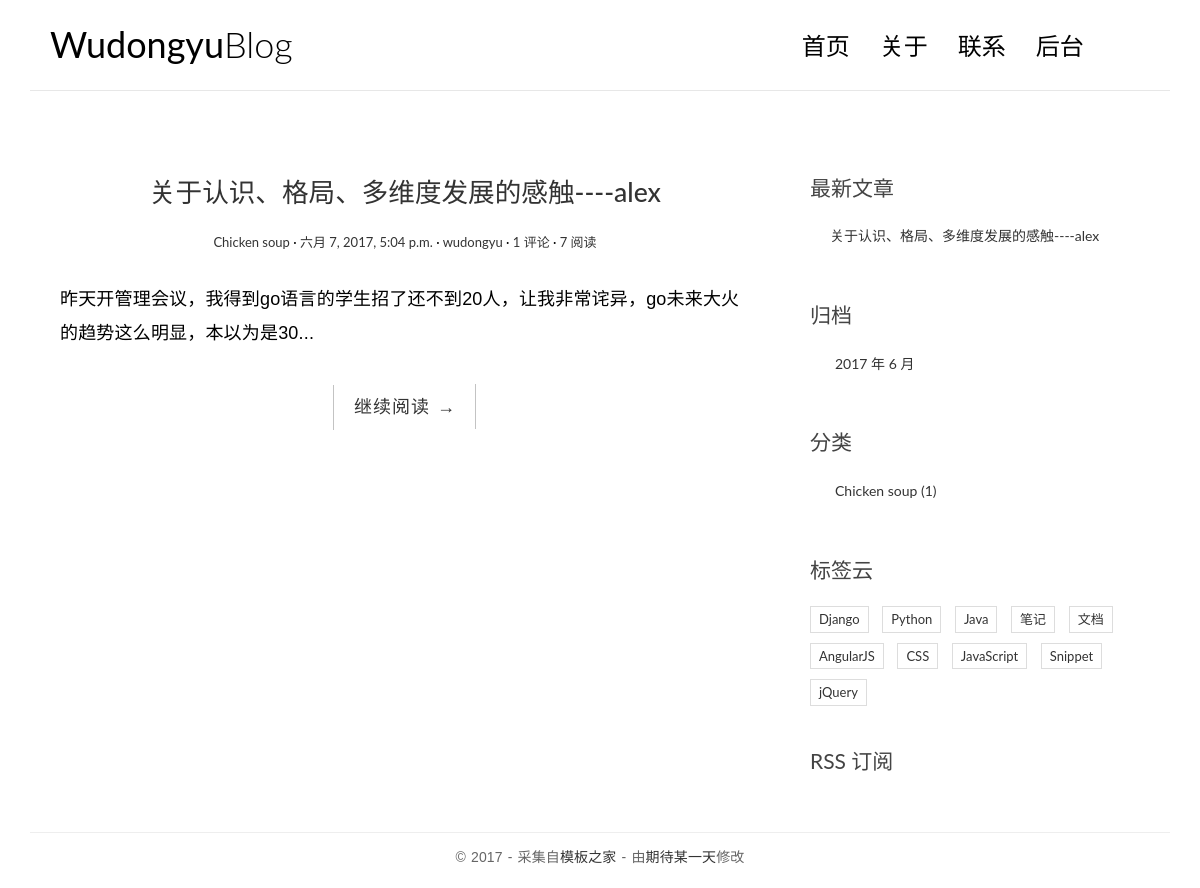
The page / on the database its author committed.
### blog/models.py (models this page shows, shortened)
@python_2_unicode_compatible
class Post(models.Model):
    title = models.CharField(max_length=70)
    body = models.TextField()
    created_time = models.DateTimeField()
    modified_time = models.DateTimeField()
    excerpt = models.CharField(max_length=200, blank=True)
    views = models.PositiveIntegerField(default=0)
    category = models.ForeignKey(Category)#一对多
    tags = models.ManyToManyField(Tag, blank=True)#多对多
    author = models.ForeignKey(User)
    def get_absolute_url(self):
        return reverse('blog:detail', kwargs={'pk': self.pk})
    class Meta:
        ordering = ['-created_time']

@python_2_unicode_compatible
class Category(models.Model):
    name = models.CharField(max_length=100)

### blog/views.py (the view, shortened to what this page needs)
# urls.py: url(r'^$', views.IndexView.as_view(), name='index'),
class IndexView(ListView):
    model = Post
    template_name = 'blog/index.html'
    context_object_name = 'post_list'
    paginate_by = 5
    def get_context_data(self, **kwargs):
        context = super().get_context_data(**kwargs)
        paginator = context.get('paginator')
        page = context.get('page_obj')
        is_paginated = context.get('is_paginated')
        pagination_data = self.pagination_data(paginator, page, is_paginated)
        context.update(pagination_data)
        return context
    def pagination_data(self, paginator, page, is_paginated):
        if not is_paginated:
            return {}

### blog/templatetags/blog_tags.py (called while the page is built)
@register.simple_tag
def get_recent_posts(num=5):
    return Post.objects.all()[:num]

@register.simple_tag
def archives():
    return Post.objects.dates('created_time', 'month', order='DESC')

@register.simple_tag
def get_categories():
    return Category.objects.annotate(num_posts=Count('post')).filter(num_posts__gt=0)

### templates/blog/index.html (shortened to what this page needs)
{% extends 'base.html' %}
{% block main %}
    {% for post in post_list %}
        <article class="post post-{{ post.pk }}">
            <header class="entry-header">
                <h1 class="entry-title">
                    <a href="{{ post.get_absolute_url }}">{{ post.title }}</a>
                </h1>
                <div class="entry-meta">
                    <span class="post-category">
                        <a href="{% url 'blog:category' post.category.pk %}">{{ post.category.name }}</a></span>
                    <span class="post-date"><a href="#"><time class="entry-date"
                                                              datetime="{{ post.created_time }}">{{ post.created_time }}</time></a></span>
                    <span class="post-author"><a href="#">{{ post.author }}</a></span>
                    <span class="comments-link">
                        <a href="{{ post.get_absolute_url }}#comment-area">{{ post.comment_set.count }} 评论</a></span>
                    <span class="views-count"><a href="{{ post.get_absolute_url }}">{{ post.views }} 阅读</a></span>
                </div>
            </header>
            <div class="entry-content clearfix">
                <p>{{ post.excerpt }}...</p>
                <div class="read-more cl-effect-14">
                    <a href="{{ post.get_absolute_url }}" class="more-link">继续阅读 <span class="meta-nav">→</span></a>
                </div>
            </div>
        </article>
    {% empty %}
        <div class="no-post">暂时还没有发布的文章！</div>
    {% endfor %}
{% endblock main %}

### templates/base.html (shortened to what this page needs)
{% load staticfiles %}
{% load blog_tags %}
<!DOCTYPE html>
<html>
<head>
    <link rel="stylesheet" href="http://code.ionicframework.com/ionicons/2.0.1/css/ionicons.min.css">
    <link rel="stylesheet" href="{% static 'blog/css/bootstrap.min.css' %}">
    <link rel="stylesheet" href="{% static 'blog/css/pace.css' %}">
    <link rel="stylesheet" href="{% static 'blog/css/custom.css' %}">
    <link rel="stylesheet" href="{% static 'blog/css/highlights/github.css' %}">
</head>
<body>
<div class="container">
    <header id="site-header">
        <div class="row">
            <div class="col-md-4 col-sm-5 col-xs-8">
                <div class="logo">
                    <h1><a href="{% url 'blog:index' %}"><b>Wudongyu</b>Blog</a></h1>
                </div>
            </div>
            <div class="col-md-8 col-sm-7 col-xs-4">
                <nav class="main-nav" role="navigation">
                    <div class="collapse navbar-collapse" id="bs-example-navbar-collapse-1">
                        <ul class="nav navbar-nav navbar-right">
                            <li class="cl-effect-11"><a href="{% url 'blog:index' %}" data-hover="首页">首页</a></li>
                            <li class="cl-effect-11"><a href="/detail" data-hover="关于">关于</a></li>
                            <li class="cl-effect-11"><a href="#" data-hover="联系">联系</a></li>
                             <li class="cl-effect-11"><a href="/admin" data-hover="后台">后台</a></li>
                        </ul>
                    </div>
                </nav>
            </div>
        </div>
    </header>
</div>
<div class="content-body">
    <div class="container">
        <div class="row">
            <main class="col-md-8">
                {% block main %}
                {% endblock main %}
            </main>
            <aside class="col-md-4">
                <div class="widget widget-recent-posts">
                    <h3 class="widget-title">最新文章</h3>
                    {% get_recent_posts as recent_post_list %}
                    <ul>
                        {% for post in recent_post_list %}
                            <li>
                                <a href="{{ post.get_absolute_url }}">{{ post.title }}</a>
                            </li>
                        {% empty %}
                            暂无文章！
                        {% endfor %}
                    </ul>
                </div>
                <div class="widget widget-archives">
                    <h3 class="widget-title">归档</h3>
                    {% archives as date_list %}
                    <ul>
                        {% for date in date_list %}
                            <li>
                                <a href="{% url 'blog:archives' date.year date.month %}">{{ date.year }}
                                    年 {{ date.month }} 月</a>
                            </li>
                        {% empty %}
                            暂无归档！
                        {% endfor %}
                    </ul>
                </div>
                <div class="widget widget-category">
                    <h3 class="widget-title">分类</h3>
                    {% get_categories as category_list %}
                    <ul>
                        {% for category in category_list %}
                            <li>
                                <a href="{% url 'blog:category' category.pk %}">{{ category.name }} <span
                                        class="post-count">({{ category.num_posts }})</span></a>
                            </li>
                        {% empty %}
                            暂无分类！
                        {% endfor %}
                    </ul>
                </div>
                <div class="widget widget-tag-cloud">
                    <h3 class="widget-title">标签云</h3>
                    <ul>
                        <li>
                            <a href="#">Django</a>
                        </li>
                        <li>
                            <a href="#">Python</a>
                        </li>
                        <li>
                            <a href="#">Java</a>
                        </li>
                        <li>
                            <a href="#">笔记</a>
                        </li>
                        <li>
                            <a href="#">文档</a>
                        </li>
                        <li>
                            <a href="#">AngularJS</a>
                        </li>
                        <li>
                            <a href="#">CSS</a>
                        </li>
                        <li>
                            <a href="#">JavaScript</a>
                        </li>
                        <li>
                            <a href="#">Snippet</a>
                        </li>
                        <li>
                            <a href="#">jQuery</a>
                        </li>
                    </ul>
                </div>
                <div class="rss">
                    <a href=""> RSS 订阅</a>
                </div>
            </aside>
        </div>
    </div>
</div>
<footer id="site-footer">
    <div class="container">
        <div class="row">
            <div class="col-md-12">
                <p class="copyright">&copy 2017 - 采集自<a href="http://www.cssmoban.com/"
                                                        target="_blank" title="模板之家">模板之家</a>
                    - 由<a href="http://cnblogs.com/wudongyu/" title="网页模板" target="_blank">期待某一天</a>修改
                </p>
            </div>
        </div>
    </div>
</footer>
</body>
</html>

### blog/static/blog/css/custom.css (style rules this page uses)
* { outline: none; }
h1, h2, h3, h4, h5, h6 { margin-top: 0; }
b { font-weight: 400; }
a { color: #333; }
body { color: #444; font-family: 'Lato', sans-serif; }
p { font-family: 'Ubuntu', sans-serif; font-weight: 400; word-spacing: 1px; letter-spacing: 0.01em; }
#site-header { background-color: #FFF; padding: 25px 20px; margin-bottom: 40px; border-bottom: 1px solid #e7e7e7; }
.logo h1 a { color: #000; }
.logo h1 { margin: 0; font-family: 'Lato', sans-serif; font-weight: 300; }
.main-nav { margin-top: 11px; max-width: 95%; }
.main-nav a { color: #000000 !important; padding: 0 0 5px 0 !important; margin-right: 30px; font-family: 'Lato', sans-serif; font-weight: 300; font-size: 24px; }
.cl-effect-11 a { padding: 10px 0; color: #0972b4; text-shadow: none; }
.cl-effect-11 a::before { position: absolute; top: 0; left: 0; overflow: hidden; padding: 0 0 5px 0 !important; max-width: 0; border-bottom: 1px solid #000; color: #000; content: attr(data-hover); white-space: nowrap; -webkit-transition: max-width 0.5s; -moz-transition: max-width 0.5s; transition: max-width 0.5s; }
.content-body { padding-bottom: 4em; }
.post { background: #fff; padding: 30px 30px 0; }
.entry-title { text-align: center; font-size: 1.9em; margin-bottom: 20px; line-height: 1.6; padding: 10px 20px 0; }
.entry-meta { text-align: center; color: #DDDDDD; font-size: 13px; margin-bottom: 30px; }
.entry-content { font-size: 18px; line-height: 1.9; font-weight: 300; color: #000; }
.post-category::after, .post-date::after, .post-author::after, .comments-link::after { content: ' ·'; color: #000; }
.read-more { font-family: 'Ubuntu', sans-serif; font-weight: 400; word-spacing: 1px; letter-spacing: 0.01em; text-align: center; margin-top: 20px; }
.cl-effect-14 a { padding: 0 20px; height: 45px; line-height: 45px; position: relative; display: inline-block; margin: 15px 25px; letter-spacing: 1px; font-weight: 400; text-shadow: 0 0 1px rgba(255, 255, 255, 0.3); }
.cl-effect-14 a::before, .cl-effect-14 a::after { position: absolute; width: 45px; height: 1px; background: #C3C3C3; content: ''; -webkit-transition: all 0.3s; -moz-transition: all 0.3s; transition: all 0.3s; pointer-events: none; }
.cl-effect-14 a::before { top: 0; left: 0; -webkit-transform: rotate(90deg); -moz-transform: rotate(90deg); transform: rotate(90deg); -webkit-transform-origin: 0 0; -moz-transform-origin: 0 0; transform-origin: 0 0; }
.cl-effect-14 a::after { right: 0; bottom: 0; -webkit-transform: rotate(90deg); -moz-transform: rotate(90deg); transform: rotate(90deg); -webkit-transform-origin: 100% 0; -moz-transform-origin: 100% 0; transform-origin: 100% 0; }
.widget { background: #fff; padding: 30px 0 0; }
.widget-title { font-size: 1.5em; margin-bottom: 20px; line-height: 1.6; padding: 10px 0 0; font-weight: 400; }
.widget-recent-posts ul { padding: 0; margin: 0; padding-left: 20px; }
.widget-recent-posts ul li { list-style-type: none; position: relative; line-height: 170%; margin-bottom: 10px; }
.widget-recent-posts ul li::before { content: '\f3d3'; font-family: "Ionicons"; position: absolute; left: -17px; top: 3px; font-size: 16px; color: #000; }
.widget-archives ul { padding: 0; margin: 0; padding-left: 25px; }
.widget-archives ul li { list-style-type: none; position: relative; line-height: 170%; margin-bottom: 10px; }
.widget-archives ul li::before { content: '\f3f3'; font-family: "Ionicons"; position: absolute; left: -25px; top: 1px; font-size: 16px; color: #000; }
.widget-category ul { padding: 0; margin: 0; padding-left: 25px; }
.widget-category ul li { list-style-type: none; position: relative; line-height: 170%; margin-bottom: 10px; }
.widget-category ul li::before { content: '\f3fe'; font-family: "Ionicons"; position: absolute; left: -25px; top: 1px; font-size: 18px; color: #000; }
.widget-tag-cloud ul { padding: 0; margin: 0; margin-right: -10px; }
.widget-tag-cloud ul li { list-style-type: none; font-size: 13px; display: inline-block; margin-right: 10px; margin-bottom: 10px; padding: 3px 8px; border: 1px solid #ddd; }
.rss { font-size: 21px; margin-top: 30px; }
.rss a { color: #444; }
#site-footer { padding-top: 10px; padding: 0 0 1.5em 0; }
.copyright { text-align: center; padding-top: 1em; margin: 0; border-top: 1px solid #eee; color: #666; }

### rows shown on the page
Post: title "关于认识、格局、多维度发展的感触----alex", category.name "Chicken soup", created_time "六月 7, 2017, 5:04 p.m.", author "wudongyu", comment_set.count "1", views "7", excerpt "昨天开管理会议，我得到go语言的学生招了还不到20人，让我非常诧异，go未来大火的趋势这么明显，本以为是30"
Category: name "Chicken soup", num_posts "1"

### other values the page prints
{{ date.year }} "2017"
{{ date.month }} "6"
